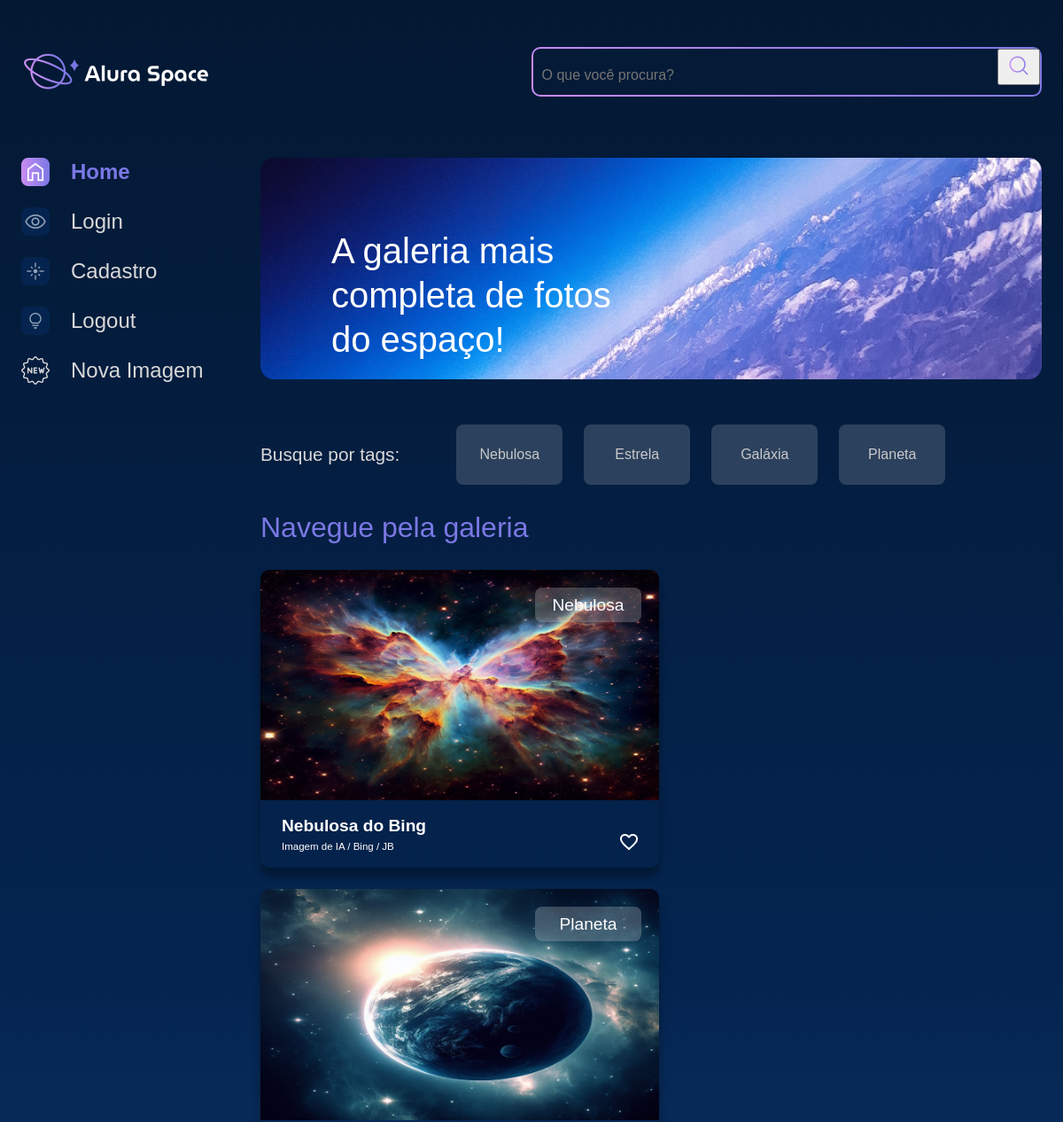
Page / (signed in, upper part) on the earlier database version.
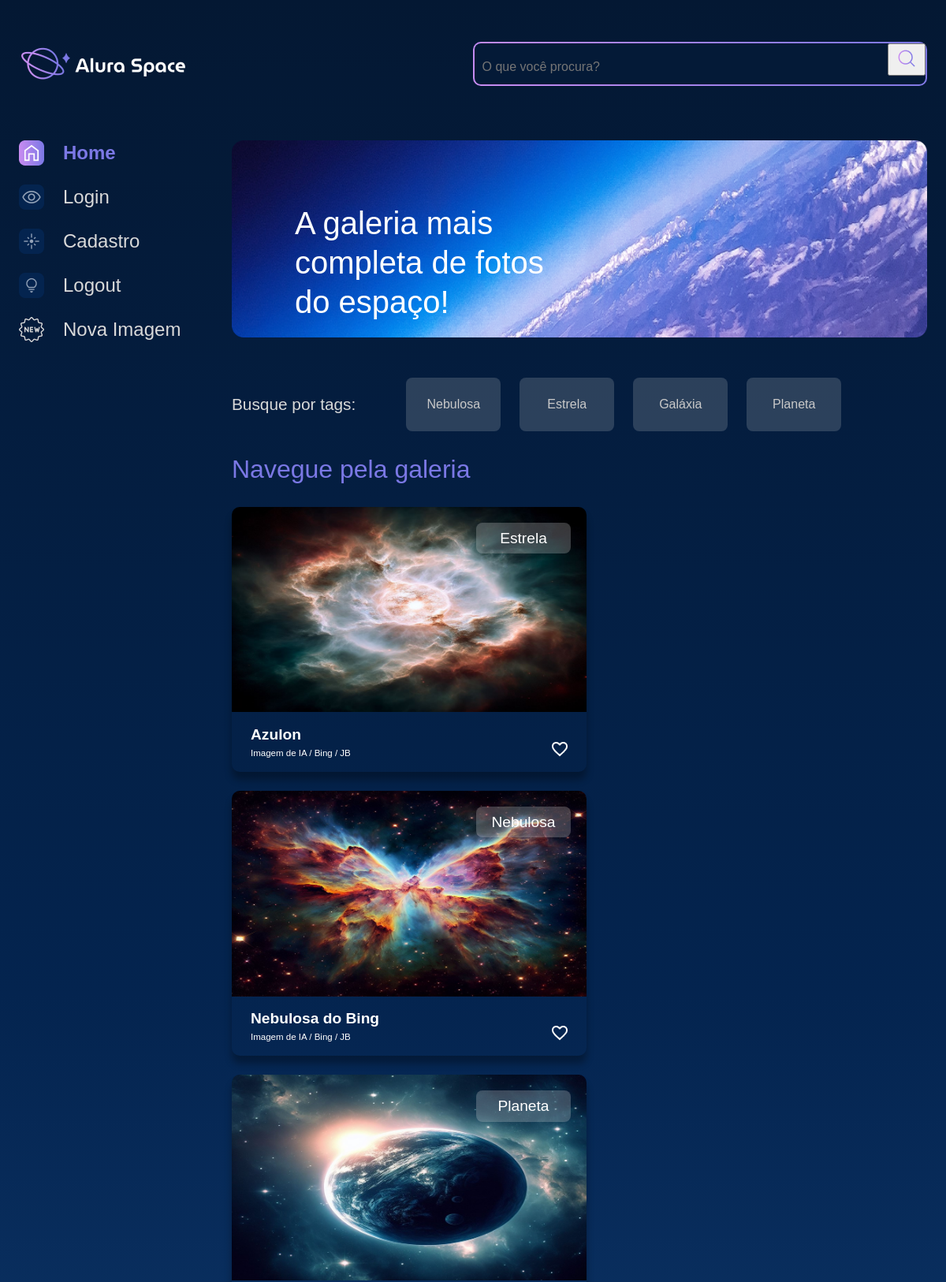
Same page on the later database version.
### apps/galeria/models.py (models this page shows, shortened)
class Fotografia(models.Model):
    OPCOES_CATEGORIA = [
        ("NEBULOSA", "Nebulosa"),
        ("ESTRELA", "Estrela"),
        ("GALÁXIA", "Galáxia"),
        ("PLANETA", "Planeta"),
    ]
    nome = models.CharField(max_length=100, null=False, blank=False)
    legenda = models.CharField(max_length=150, null=False, blank=False)
    categoria = models.CharField(
        choices=OPCOES_CATEGORIA, max_length=100, default="", blank=False
    )
    descricao = models.TextField(null=False, blank=False)
    foto = models.ImageField(upload_to="fotos/%Y/%m/%d/", blank=True)
    publicada = models.BooleanField(default=True)
    data_fotografia = models.DateTimeField(default=datetime.now, blank=False)
    usuario = models.ForeignKey(
        to=User, on_delete=models.SET_NULL, null=True, blank=False, related_name="user"
    )

### apps/galeria/views.py (the view)
# urls.py: path('', index, name='home'),
def index(request):
    if not request.user.is_authenticated:
        messages.info(request, "Usuário não logado")
        return redirect("login")
    fotografias = Fotografia.objects.order_by("-data_fotografia").filter(publicada=True)
    return render(request, "galeria/index.html", {"cards": fotografias})

### templates/galeria/index.html (shortened to what this page needs)
{% extends 'shared/base.html' %}
{% load static %}
{% block content %}
<section class="conteudo">
    <section class="banner">
        <img class="banner__imagem" src="{% static '/assets/imagens/Banner(2).png' %}" alt="banner Alura Space">
        <h1 class="banner__titulo"> A galeria mais completa de fotos do espaço!</h1>
    </section>
    <section class="tags">
        <p class="tags__titulo">Busque por tags:</p>
        <ul class="tags__lista">
            <li class="tags__tag"><a href="{% url 'filtro' 'NEBULOSA'%}" class='btn' style='color:#C9C9C9';>Nebulosa</a></li>
            <li class="tags__tag"><a href="{% url 'filtro' 'ESTRELA'%}" class='btn' style='color:#C9C9C9';>Estrela</a></li>
            <li class="tags__tag"><a href="{% url 'filtro' 'GALÁXIA' %}" class='btn' style='color:#C9C9C9';>Galáxia</a></li>
            <li class="tags__tag"><a href="{% url 'filtro' 'PLANETA'%}" class='btn' style='color:#C9C9C9';>Planeta</a></li>
        </ul>
    </section>
    <section class="galeria">
        <div class="cards">
            <h2 class="cards__titulo">Navegue pela galeria</h2>
            <ul class="cards__lista">
                {% if cards %}
                {% for fotografia in cards %}
                <li class="card">
                    <a href="{% url 'imagem' fotografia.id %}">
                        {% if fotografia.foto == "" or fotografia.foto == null %}
                        <img class="card__imagem" src="{% static '/assets/imagens/galeria/not-found.png'%}" alt="foto">
                        {% else %}
                        <img class="card__imagem" src="{{ fotografia.foto.url }}" alt="foto">
                        {% endif %}
                    </a>
                    <span class="card__tag">{{ fotografia.categoria|lower|capfirst }}</span>
                    <div class="card__info">
                        <p class="card__titulo">{{fotografia.nome}}</p>
                        <div class="card__texto">
                            <p class="card__descricao">{{fotografia.legenda}}</p>
                            <span>
                                <img src="{% static '/assets/ícones/1x/favorite_outline.png' %}" alt="ícone de coração">
                            </span>
                        </div>
                    </div>
                </li>
                {% endfor %}
                {% endif %}
            </ul>
        </div>
    </section>
</section>
</main>
</div>
{% endblock %}

### templates/shared/base.html (shortened to what this page needs)
{% load static %}
<!DOCTYPE html>
<html lang="pt-br">
<head>
    <link rel="stylesheet" href="{% static '/styles/style.css' %}">
</head>
<body>
    {% include 'partials/_menu_lateral.html' %}
    {% block content %}{% endblock %}
</body>
</html>

### templates/partials/_menu_lateral.html (shortened to what this page needs)
{% load static %}
<div class="pagina-inicial">
    <header class="cabecalho">
        <img src="{% static '/assets/logo/Logo(2).png' %}" alt="Logo da Alura Space" />
        <div class="cabecalho__busca">
            <div class="busca__fundo">
                <form action="{% url 'buscar' %}">
                    <input class="busca__input" type="text" name="buscar" placeholder="O que você procura?">
                    <button type="submit">
                        <img class="busca__icone" src="{% static '/assets/ícones/1x/search.png' %}" alt="ícone de search">
                    </button>
                </form>
            </div>
        </div>
    </header>
    <main class="principal">
        <section class="menu-lateral">
            <nav class="menu-lateral__navegacao">
                <a href="{% url 'home' %}"><img src="{% static '/assets/ícones/1x/Home - ativo.png' %}"> Home</a>
                <a href="{% url 'login' %}"><img src="{% static '/assets/ícones/1x/Mais vistas - inativo.png' %}"> Login</a>
                <a href="{% url 'cadastro' %}"><img src="{% static '/assets/ícones/1x/Novas - inativo.png' %}"> Cadastro</a>
                <a href="{% url 'logout' %}"><img src="{% static '/assets/ícones/1x/Surpreenda-me - inativo.png' %}" /> Logout</a>
                <a href="{% url 'nova_imagem' %}"><img src="{% static '/assets/ícones/1x/new.png' %}" /> Nova Imagem</a>
            </nav>
        </section>

### templates/partials/_footer.html (shortened to what this page needs)
{% load static %}

Differences in the rows shown:
added Fotografia: foto (picture), categoria "Estrela", nome "Azulon", legenda "Imagem de IA / Bing / JB"
